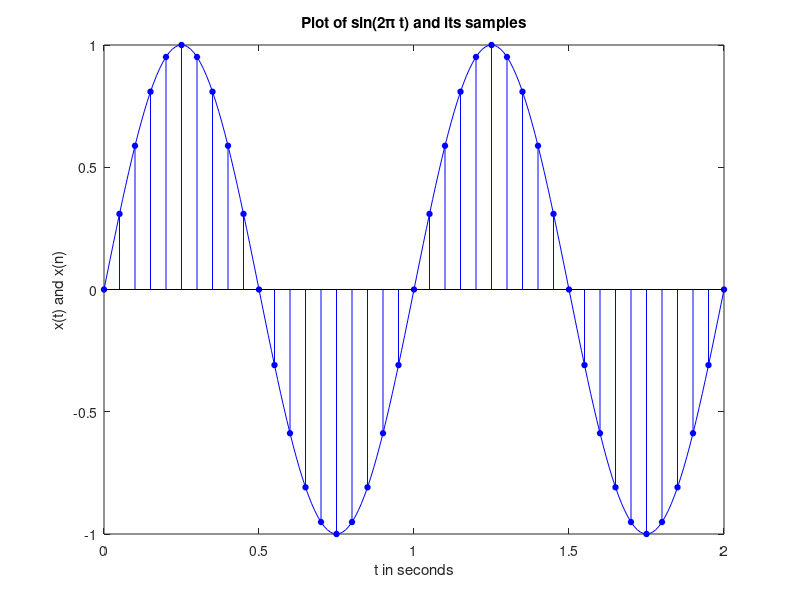

Reproduce this figure in MATLAB.
t = 0:0.01:2;
xt = sin(2*pi*t);
n = 0:1:40; % index linear space
xn = sin(0.1*pi*n); % function evaluating

plot(t, xt, 'b'); hold on; % Stem-Plot
Hs = stem(n*0.05, xn, 'b', 'filled'); %Stem-plot with handle Hs
set(Hs, 'markersize',4); hold off; % setting circle size

xlabel('t in seconds');  ylabel('x(t) and x(n)'); % plot y-label and plot x-label
title('Plot of sin(2\pi t) and its samples'); % Title Plot